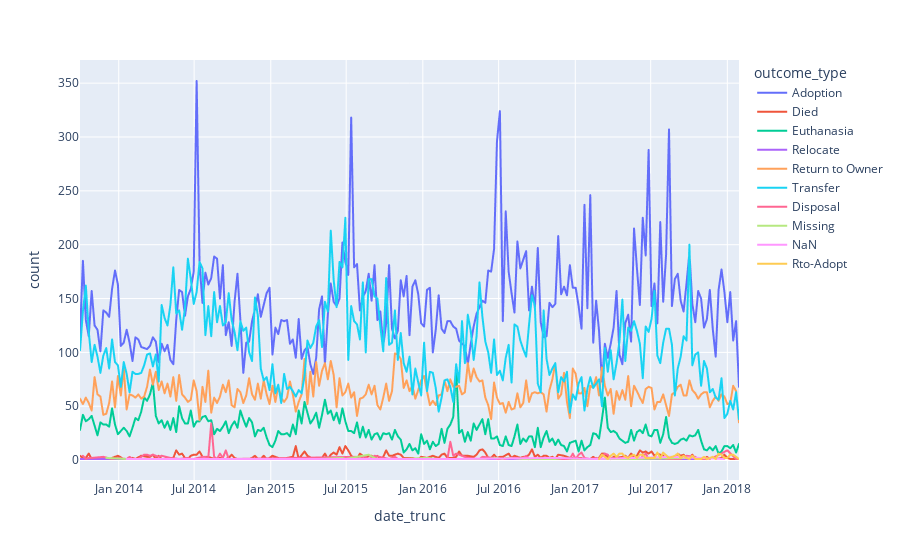

Notebook code cell kept with this figure:
### Code cell
px.line(DF, x = 'date_trunc', y="count", color='outcome_type')

### Figure 1 — Plotly figure (JSON) as saved in the notebook; plotly's stock layout.template omitted (floating-point values rounded to 4 significant figures; data arrays with more than 128 entries replaced by an {"elided": "..."} marker saying what was removed)
{"data": [{"hovertemplate": "outcome_type=Adoption<br>date_trunc=%{x}<br>count=%{y}<extra></extra>", "legendgroup": "Adoption", "line": {"color": "#636efa", "dash": "solid"}, "mode": "lines", "name": "Adoption", "showlegend": true, "type": "scattergl", "x": {"elided": "227 str values"}, "xaxis": "x", "y": {"elided": "227 int values"}, "yaxis": "y"}, {"hovertemplate": "outcome_type=Died<br>date_trunc=%{x}<br>count=%{y}<extra></extra>", "legendgroup": "Died", "line": {"color": "#EF553B", "dash": "solid"}, "mode": "lines", "name": "Died", "showlegend": true, "type": "scattergl", "x": {"elided": "200 str values"}, "xaxis": "x", "y": {"elided": "200 int values"}, "yaxis": "y"}, {"hovertemplate": "outcome_type=Euthanasia<br>date_trunc=%{x}<br>count=%{y}<extra></extra>", "legendgroup": "Euthanasia", "line": {"color": "#00cc96", "dash": "solid"}, "mode": "lines", "name": "Euthanasia", "showlegend": true, "type": "scattergl", "x": {"elided": "227 str values"}, "xaxis": "x", "y": {"elided": "227 int values"}, "yaxis": "y"}, {"hovertemplate": "outcome_type=Relocate<br>date_trunc=%{x}<br>count=%{y}<extra></extra>", "legendgroup": "Relocate", "line": {"color": "#ab63fa", "dash": "solid"}, "mode": "lines", "name": "Relocate", "showlegend": true, "type": "scattergl", "x": ["2013-09-30T00:00:00", "2014-04-14T00:00:00", "2014-05-12T00:00:00", "2014-07-14T00:00:00", "2014-09-01T00:00:00", "2014-09-22T00:00:00", "2015-05-11T00:00:00", "2015-05-25T00:00:00", "2015-10-26T00:00:00", "2015-11-23T00:00:00", "2016-01-11T00:00:00", "2016-03-14T00:00:00", "2016-10-10T00:00:00", "2016-11-07T00:00:00", "2017-05-01T00:00:00", "2017-11-13T00:00:00"], "xaxis": "x", "y": [1, 1, 1, 1, 1, 1, 1, 1, 1, 1, 1, 1, 1, 1, 1, 1], "yaxis": "y"}, {"hovertemplate": "outcome_type=Return to Owner<br>date_trunc=%{x}<br>count=%{y}<extra></extra>", "legendgroup": "Return to Owner", "line": {"color": "#FFA15A", "dash": "solid"}, "mode": "lines", "name": "Return to Owner", "showlegend": true, "type": "scattergl", "x": {"elided": "227 str values"}, "xaxis": "x", "y": {"elided": "227 int values"}, "yaxis": "y"}, {"hovertemplate": "outcome_type=Transfer<br>date_trunc=%{x}<br>count=%{y}<extra></extra>", "legendgroup": "Transfer", "line": {"color": "#19d3f3", "dash": "solid"}, "mode": "lines", "name": "Transfer", "showlegend": true, "type": "scattergl", "x": {"elided": "227 str values"}, "xaxis": "x", "y": {"elided": "227 int values"}, "yaxis": "y"}, {"hovertemplate": "outcome_type=Disposal<br>date_trunc=%{x}<br>count=%{y}<extra></extra>", "legendgroup": "Disposal", "line": {"color": "#FF6692", "dash": "solid"}, "mode": "lines", "name": "Disposal", "showlegend": true, "type": "scattergl", "x": ["2013-10-07T00:00:00", "2013-10-14T00:00:00", "2013-10-21T00:00:00", "2013-10-28T00:00:00", "2013-11-25T00:00:00", "2013-12-16T00:00:00", "2013-12-30T00:00:00", "2014-01-20T00:00:00", "2014-01-27T00:00:00", "2014-02-03T00:00:00", "2014-02-10T00:00:00", "2014-02-17T00:00:00", "2014-03-03T00:00:00", "2014-03-10T00:00:00", "2014-03-17T00:00:00", "2014-03-24T00:00:00", "2014-04-07T00:00:00", "2014-04-14T00:00:00", "2014-05-05T00:00:00", "2014-05-26T00:00:00", "2014-06-16T00:00:00", "2014-06-23T00:00:00", "2014-06-30T00:00:00", "2014-07-21T00:00:00", "2014-07-28T00:00:00", "2014-08-04T00:00:00", "2014-08-11T00:00:00", "2014-08-18T00:00:00", "2014-08-25T00:00:00", "2014-09-01T00:00:00", "2014-09-08T00:00:00", "2014-09-15T00:00:00", "2014-09-22T00:00:00", "2014-09-29T00:00:00", "2015-07-27T00:00:00", "2015-08-03T00:00:00", "2015-08-10T00:00:00", "2015-08-17T00:00:00", "2015-08-24T00:00:00", "2015-08-31T00:00:00", "2015-09-07T00:00:00", "2015-10-12T00:00:00", "2015-10-19T00:00:00", "2015-10-26T00:00:00", "2015-11-02T00:00:00", "2016-01-04T00:00:00", "2016-02-01T00:00:00", "2016-02-22T00:00:00", "2016-02-29T00:00:00", "2016-03-07T00:00:00", "2016-03-14T00:00:00", "2016-03-21T00:00:00", "2016-03-28T00:00:00", "2016-04-04T00:00:00", "2016-04-18T00:00:00", "2016-05-16T00:00:00", "2016-05-23T00:00:00", "2016-06-20T00:00:00", "2016-06-27T00:00:00", "2016-07-04T00:00:00", "2016-07-18T00:00:00", "2016-07-25T00:00:00", "2016-08-15T00:00:00", "2016-08-22T00:00:00", "2016-08-29T00:00:00", "2016-09-05T00:00:00", "2016-09-12T00:00:00", "2016-09-26T00:00:00", "2016-10-03T00:00:00", "2016-10-10T00:00:00", "2016-10-17T00:00:00", "2016-10-24T00:00:00", "2016-11-14T00:00:00", "2016-12-05T00:00:00", "2016-12-19T00:00:00", "2016-12-26T00:00:00", "2017-01-02T00:00:00", "2017-01-09T00:00:00", "2017-01-16T00:00:00", "2017-01-23T00:00:00", "2017-02-06T00:00:00", "2017-02-13T00:00:00", "2017-02-20T00:00:00", "2017-02-27T00:00:00", "2017-03-13T00:00:00", "2017-03-20T00:00:00", "2017-03-27T00:00:00", "2017-04-03T00:00:00", "2017-04-17T00:00:00", "2017-05-01T00:00:00", "2017-05-29T00:00:00", "2017-06-05T00:00:00", "2017-06-19T00:00:00", "2017-06-26T00:00:00", "2017-07-03T00:00:00", "2017-07-10T00:00:00", "2017-07-24T00:00:00", "2017-07-31T00:00:00", "2017-08-07T00:00:00", "2017-08-14T00:00:00", "2017-08-28T00:00:00", "2017-09-04T00:00:00", "2017-09-11T00:00:00", "2017-09-25T00:00:00", "2017-10-16T00:00:00", "2017-10-23T00:00:00", "2017-11-06T00:00:00", "2017-11-13T00:00:00", "2017-11-27T00:00:00", "2018-01-01T00:00:00", "2018-01-22T00:00:00", "2018-01-29T00:00:00"], "xaxis": "x", "y": [4, 1, 2, 2, 3, 1, 2, 1, 3, 1, 1, 1, 5, 5, 4, 5, 3, 4, 2, 1, 2, 1, 1, 3, 3, 2, 34, 3, 1, 6, 2, 9, 1, 1, 3, 1, 3, 3, 1, 2, 4, 1, 2, 3, 1, 1, 1, 1, 1, 17, 4, 6, 5, 4, 2, 1, 3, 2, 1, 1, 1, 2, 2, 1, 2, 4, 1, 2, 1, 1, 2, 2, 1, 1, 1, 6, 1, 5, 7, 2, 1, 1, 2, 1, 6, 5, 1, 1, 1, 3, 2, 1, 6, 1, 2, 2, 1, 2, 1, 1, 1, 1, 1, 4, 3, 1, 1, 1, 2, 9, 1, 1], "yaxis": "y"}, {"hovertemplate": "outcome_type=Missing<br>date_trunc=%{x}<br>count=%{y}<extra></extra>", "legendgroup": "Missing", "line": {"color": "#B6E880", "dash": "solid"}, "mode": "lines", "name": "Missing", "showlegend": true, "type": "scattergl", "x": ["2013-12-02T00:00:00", "2014-01-20T00:00:00", "2014-04-14T00:00:00", "2014-05-19T00:00:00", "2014-07-14T00:00:00", "2014-11-03T00:00:00", "2015-03-30T00:00:00", "2015-04-27T00:00:00", "2015-06-22T00:00:00", "2015-06-29T00:00:00", "2015-08-24T00:00:00", "2015-09-07T00:00:00", "2015-09-14T00:00:00", "2015-11-09T00:00:00", "2016-01-11T00:00:00", "2016-02-08T00:00:00", "2016-02-22T00:00:00", "2016-03-07T00:00:00", "2016-05-30T00:00:00", "2016-06-27T00:00:00", "2016-07-11T00:00:00", "2016-07-18T00:00:00", "2016-08-29T00:00:00", "2016-09-05T00:00:00", "2016-09-19T00:00:00", "2016-09-26T00:00:00", "2016-11-14T00:00:00", "2016-12-05T00:00:00", "2016-12-26T00:00:00", "2017-02-13T00:00:00", "2017-05-08T00:00:00", "2017-05-22T00:00:00", "2017-09-25T00:00:00", "2017-10-02T00:00:00"], "xaxis": "x", "y": [2, 1, 1, 1, 1, 1, 1, 1, 2, 1, 5, 2, 1, 1, 2, 1, 1, 1, 1, 2, 1, 2, 1, 1, 1, 1, 1, 2, 1, 1, 1, 1, 2, 1], "yaxis": "y"}, {"hovertemplate": "outcome_type=NaN<br>date_trunc=%{x}<br>count=%{y}<extra></extra>", "legendgroup": "NaN", "line": {"color": "#FF97FF", "dash": "solid"}, "mode": "lines", "name": "NaN", "showlegend": true, "type": "scattergl", "x": ["2014-01-20T00:00:00", "2014-03-03T00:00:00", "2014-05-12T00:00:00", "2014-08-11T00:00:00", "2016-03-21T00:00:00", "2016-11-14T00:00:00", "2017-02-20T00:00:00", "2017-08-21T00:00:00", "2017-12-25T00:00:00"], "xaxis": "x", "y": [1, 1, 1, 1, 1, 2, 1, 3, 1], "yaxis": "y"}, {"hovertemplate": "outcome_type=Rto-Adopt<br>date_trunc=%{x}<br>count=%{y}<extra></extra>", "legendgroup": "Rto-Adopt", "line": {"color": "#FECB52", "dash": "solid"}, "mode": "lines", "name": "Rto-Adopt", "showlegend": true, "type": "scattergl", "x": ["2017-02-27T00:00:00", "2017-03-06T00:00:00", "2017-03-13T00:00:00", "2017-03-20T00:00:00", "2017-03-27T00:00:00", "2017-04-03T00:00:00", "2017-04-10T00:00:00", "2017-04-17T00:00:00", "2017-04-24T00:00:00", "2017-05-01T00:00:00", "2017-05-08T00:00:00", "2017-05-15T00:00:00", "2017-05-22T00:00:00", "2017-05-29T00:00:00", "2017-06-05T00:00:00", "2017-06-12T00:00:00", "2017-06-19T00:00:00", "2017-07-03T00:00:00", "2017-07-10T00:00:00", "2017-07-17T00:00:00", "2017-07-24T00:00:00", "2017-07-31T00:00:00", "2017-08-14T00:00:00", "2017-08-28T00:00:00", "2017-09-04T00:00:00", "2017-09-11T00:00:00", "2017-09-18T00:00:00", "2017-09-25T00:00:00", "2017-10-02T00:00:00", "2017-10-09T00:00:00", "2017-10-16T00:00:00", "2017-10-23T00:00:00", "2017-10-30T00:00:00", "2017-11-06T00:00:00", "2017-11-13T00:00:00", "2017-11-20T00:00:00", "2017-11-27T00:00:00", "2017-12-04T00:00:00", "2017-12-11T00:00:00", "2017-12-18T00:00:00", "2017-12-25T00:00:00", "2018-01-01T00:00:00", "2018-01-08T00:00:00", "2018-01-15T00:00:00", "2018-01-22T00:00:00", "2018-01-29T00:00:00"], "xaxis": "x", "y": [1, 5, 3, 1, 4, 6, 3, 6, 6, 3, 2, 4, 5, 2, 5, 5, 2, 2, 2, 7, 2, 7, 2, 4, 6, 2, 4, 2, 1, 4, 1, 1, 1, 3, 1, 2, 3, 1, 6, 5, 2, 2, 5, 5, 3, 1], "yaxis": "y"}], "layout": {"legend": {"title": {"text": "outcome_type"}, "tracegroupgap": 0}, "margin": {"t": 60}, "xaxis": {"anchor": "y", "domain": [0, 1], "title": {"text": "date_trunc"}}, "yaxis": {"anchor": "x", "domain": [0, 1], "title": {"text": "count"}}}}
